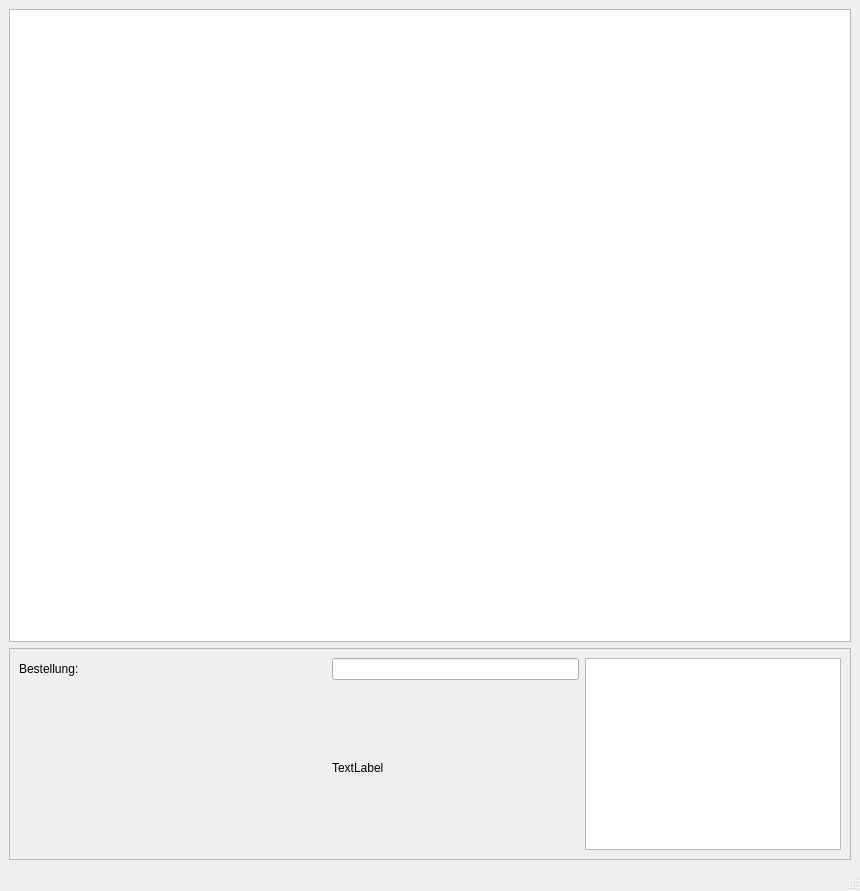
<?xml version="1.0" encoding="UTF-8"?>
<ui version="4.0">
 <class>MainWindow</class>
 <widget class="QMainWindow" name="MainWindow">
  <property name="geometry">
   <rect>
    <x>0</x>
    <y>0</y>
    <width>860</width>
    <height>891</height>
   </rect>
  </property>
  <property name="windowTitle">
   <string>MainWindow</string>
  </property>
  <widget class="QWidget" name="centralwidget">
   <layout class="QGridLayout" name="gridLayout_3">
    <item row="1" column="0">
     <widget class="QFrame" name="frame">
      <property name="maximumSize">
       <size>
        <width>16777215</width>
        <height>1000</height>
       </size>
      </property>
      <property name="frameShape">
       <enum>QFrame::StyledPanel</enum>
      </property>
      <property name="frameShadow">
       <enum>QFrame::Raised</enum>
      </property>
      <layout class="QGridLayout" name="gridLayout_2">
       <item row="0" column="1">
        <spacer name="horizontalSpacer">
         <property name="orientation">
          <enum>Qt::Horizontal</enum>
         </property>
         <property name="sizeHint" stdset="0">
          <size>
           <width>40</width>
           <height>20</height>
          </size>
         </property>
        </spacer>
       </item>
       <item row="0" column="3" rowspan="2">
        <widget class="QTableView" name="priceTable"/>
       </item>
       <item row="0" column="2">
        <widget class="QLineEdit" name="lineEdit"/>
       </item>
       <item row="0" column="0">
        <widget class="QLabel" name="order">
         <property name="text">
          <string>Bestellung:</string>
         </property>
        </widget>
       </item>
       <item row="1" column="2">
        <widget class="QLabel" name="pay">
         <property name="minimumSize">
          <size>
           <width>150</width>
           <height>0</height>
          </size>
         </property>
         <property name="text">
          <string>TextLabel</string>
         </property>
        </widget>
       </item>
      </layout>
     </widget>
    </item>
    <item row="0" column="0">
     <widget class="PlotWidget" name="graphicsView"/>
    </item>
   </layout>
  </widget>
  <widget class="QMenuBar" name="menubar">
   <property name="geometry">
    <rect>
     <x>0</x>
     <y>0</y>
     <width>860</width>
     <height>36</height>
    </rect>
   </property>
  </widget>
  <widget class="QStatusBar" name="statusbar"/>
 </widget>
 <customwidgets>
  <customwidget>
   <class>PlotWidget</class>
   <extends>QGraphicsView</extends>
   <header location="global">pyqtgraph</header>
  </customwidget>
 </customwidgets>
 <resources/>
 <connections/>
</ui>
